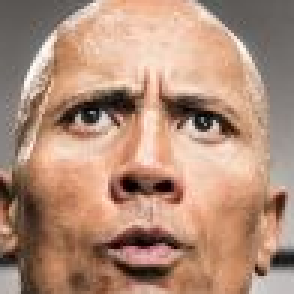
#> input picture model/dataset/cropped/dwayne_johnson/dwayne_johnson100.png, 98 x 98 px, given in place of 8b69e06e1b8048bab8d39c1a9eed440a.jpg, which was not available (shown 3 times larger)
$ jupyter execute --allow-errors model_classifier.ipynb   (text cells are left out)
#> lines starting #> are read from the running program, lines starting #| are printed output that depends on the picture; after the words box and inside, x2 and y2 are one past the last pixel; in counts of white or black regions, pixels touching at a corner belong together; pictures that were not available may be replaced by others from this repository, and a replacement may not be noted
[cell 1]
import cv2
import numpy as np
import matplotlib
import matplotlib.pyplot as plt

[cell 2]
import warnings
warnings.filterwarnings("ignore")

plt.style.use(['dark_background'])

[cell 3]
img = cv2.imread(r".\dataset\dwayne_johnson\8b69e06e1b8048bab8d39c1a9eed440a.jpg")
#> img is the input picture: shape (98, 98, 3); mean B, G, R 121, 141.5, 177.3
img.shape    ## returns x, y, rbg
#> Out = (98, 98, 3)

[cell 4]
plt.imshow(img)

[cell 5]
gray = cv2.cvtColor(img, cv2.COLOR_BGR2GRAY)
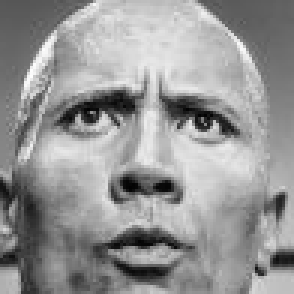
#> gray: shape (98, 98) (shown 3 times larger); min 1, max 253, mean 149.9
gray.shape ## removes the rbg parameter making it a gray img
#> Out = (98, 98)

[cell 6]
plt.imshow(gray, cmap="gray")

[cell 7]
# loading the haar cascade file for face and eye
face_cascade = cv2.CascadeClassifier(r".\opencv\haarcascades\haarcascade_frontalface_default.xml")
eye_cascade = cv2.CascadeClassifier(r".\opencv\haarcascades\haarcascade_eye.xml")


faces =  face_cascade.detectMultiScale(gray, 1.3, 5)
#> faces = [[6, 5, 83, 83]]
faces ## returns x, y, width, heigth
#> Out = [[6, 5, 83, 83]]

[cell 8]
(x, y, w, h) = faces[0]
#> x = 6; y = 5; w = 83; h = 83
x, y, w, h
#> Out = (6, 5, 83, 83)

[cell 9]
# detecting the face
face_detect = cv2.rectangle(img, (x, y), (x+w, y+h), (255, 0, 0), 2)
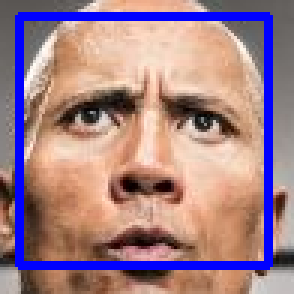
#> face_detect: shape (98, 98, 3) (shown 3 times larger); mean B, G, R 136.2, 128.5, 161.4
plt.imshow(face_detect)

[cell 10]
# detecting the face with eye

cv2.destroyAllWindows()
for (x,y,w,h) in faces:
    face_img = cv2.rectangle(img,(x,y),(x+w,y+h),(255,0,0),2)
    roi_gray = gray[y:y+h, x:x+w]
    roi_color = face_img[y:y+h, x:x+w]
    eyes = eye_cascade.detectMultiScale(roi_gray)
    for (ex,ey,ew,eh) in eyes:
        cv2.rectangle(roi_color,(ex,ey),(ex+ew,ey+eh),(0,255,0),2)
#> this loop made 1 pass
#> (x, y, w, h, eyes) on pass 1: (6, 5, 83, 83, [[9, 21, 26, 26], [49, 24, 25, 25]])
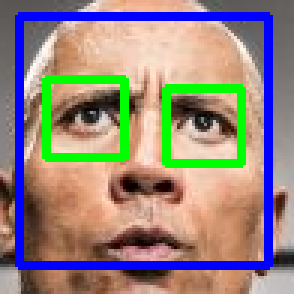
#> img: shape (98, 98, 3) (shown 3 times larger); 6.29% of pixels changed, all inside (x1, y1, x2, y2) = (14, 25, 82, 56)
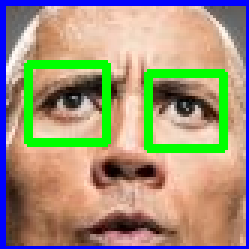
#> roi_color: shape (83, 83, 3) (shown 3 times larger); mean B, G, R 123.6, 147.4, 159.9


plt.figure()
plt.imshow(face_img, cmap='gray')
plt.show()

[cell 11]
plt.imshow(roi_color, cmap='gray')

[cell 12]
cropped_img = np.array(roi_color)
cropped_img.shape
#> Out = (83, 83, 3)

[cell 13]
import numpy as np
import pywt
import cv2

def w2d(img, mode='haar', level=1):
#> called with mode = 'db1', level = 5
    imArray = img
    #Datatype conversions
    #convert to grayscale
    imArray = cv2.cvtColor( imArray,cv2.COLOR_RGB2GRAY )
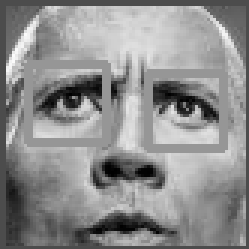
#> imArray: shape (83, 83) (shown 3 times larger); min 0, max 251, mean 141.7
    #convert to float
    imArray =  np.float32(imArray)
    imArray /= 255;
    # compute coefficients
    coeffs=pywt.wavedec2(imArray, mode, level=level)
#> coeffs = 6 items

    #Process Coefficients
    coeffs_H=list(coeffs)
#> coeffs_H = 6 items
    coeffs_H[0] *= 0;

    # reconstruction
    imArray_H=pywt.waverec2(coeffs_H, mode);
    imArray_H *= 255;
    imArray_H =  np.uint8(imArray_H)
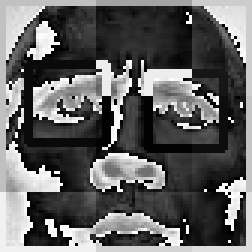
#> imArray_H: shape (84, 84) (shown 3 times larger); min 0, max 255, mean 97

    return imArray_H

[cell 14]
im_har = w2d(cropped_img, 'db1', 5)
plt.imshow(im_har, cmap='gray')

[cell 15]
def crop_img2eye(img_url):
    try:
        img = cv2.imread(img_url)
        gray = cv2.cvtColor(img, cv2.COLOR_BGR2GRAY)

        faces = face_cascade.detectMultiScale(gray, 1.3, 5)

        for (x,y,w,h) in faces:
            roi_gray = gray[y:y+h, x:x+w]
            roi_color = img[y:y+h, x:x+w]
            eyes = eye_cascade.detectMultiScale(roi_gray)
            if len(eyes) >= 2:
                return roi_color
    except:
        print("\nAn error occured...🤔")
        return None

[cell 16]
url = r".\dataset\dwayne_johnson\60c9ff9020bd1300181c67f1.jpeg"
img_data = cv2.imread(url)
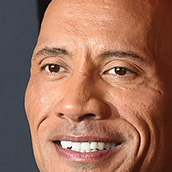
#> input picture model/dataset/cropped/dwayne_johnson/dwayne_johnson101.png, 172 x 172 px, given in place of 60c9ff9020bd1300181c67f1.jpeg, which was not available
#> img_data is the input picture: shape (172, 172, 3); mean B, G, R 89.5, 108.3, 154.1
plt.imshow(img_data)

[cell 17]
data = crop_img2eye(url)
#> in crop_img2eye, `gray = cv2.cvtColor(img, cv2.COLOR_BGR2GRAY)`:
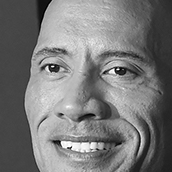
#> gray: shape (172, 172); min 0, max 255, mean 119.9
#> in crop_img2eye, `faces = face_cascade.detectMultiScale(gray, 1.3, 5)`: faces = [[13, 12, 141, 141]]
#> the loop in crop_img2eye, `for (x,y,w,h) in faces:` made 1 pass
#> (x, y, w, h, eyes) on pass 1: (13, 12, 141, 141, [[22, 38, 38, 38], [83, 37, 45, 45]])
#> pass 1, in crop_img2eye, `roi_gray = gray[y:y+h, x:x+w]`:
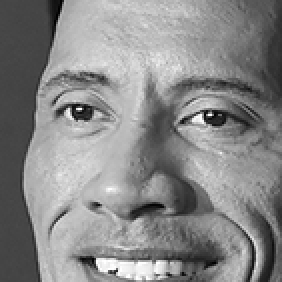
#> roi_gray: shape (141, 141) (shown 2 times larger); min 0, max 255, mean 135.7
#> pass 1, in crop_img2eye, `roi_color = img[y:y+h, x:x+w]`:
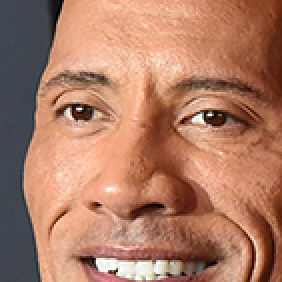
#> roi_color: shape (141, 141, 3) (shown 2 times larger); mean B, G, R 100.7, 123.2, 173.5

[cell 18]
if data is not None:
    plt.imshow(data)

[cell 19]
path_to_data = "./dataset/"
path_to_crop_data = "./dataset/cropped/"

[cell 20]
import os
img_dirs = []
for entry in os.scandir(path_to_data):
    if entry.is_dir():
        img_dirs.append(entry.path)

[cell 21]
img_dirs

[cell 22]
import shutil
if os.path.exists(path_to_crop_data):
     shutil.rmtree(path_to_crop_data)
os.mkdir(path_to_crop_data)

[cell 23]
crop_img_dirs = []
celebrity_file_names_dict = {}

for img_dir in img_dirs:
    count = 1
    celeb_name = img_dir.split("/")[-1]
    celebrity_file_names_dict[celeb_name] = []

    for entry in os.scandir(img_dir):
        entry_url = entry.path

        roi_color = crop_img2eye(entry_url)
        if roi_color is not None:
            crop_folder = path_to_crop_data + celeb_name
            if not os.path.exists(crop_folder):
                print("Generating cropped images folders:", crop_folder)
                os.makedirs(crop_folder)
                crop_img_dirs.append(crop_folder)


            crop_file_name = celeb_name + str(count) + ".png"
            crop_file_path = crop_folder + "/" + crop_file_name

            cv2.imwrite(crop_file_path, roi_color)
            celebrity_file_names_dict[celeb_name].append(crop_file_path)
            count+=1
print("\nSuccesfully Completed! 😊")

[cell 24]
celebrity_file_names_dict = {}
for img_dir in crop_img_dirs:
    celebrity_name = img_dir.split('/')[-1]
    file_list = []
    for entry in os.scandir(img_dir):
        file_list.append(entry.path)
    celebrity_file_names_dict[celebrity_name] = file_list
# celebrity_file_names_dict

[cell 25]
celeb_num = {}
count = 0
for celebrity_name in celebrity_file_names_dict.keys():
    celeb_num[celebrity_name] = count
    count = count + 1
#> this loop made 0 passes
#> after the loop, celeb_num = 0 items; count = 0
celeb_num
